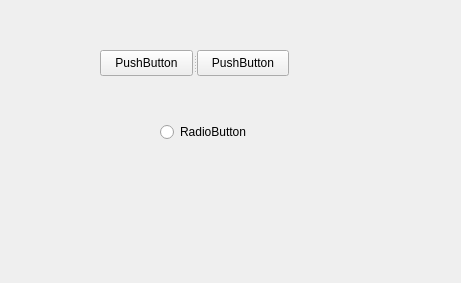
<?xml version="1.0" encoding="UTF-8"?>
<ui version="4.0">
 <class>Form</class>
 <widget class="QWidget" name="Form">
  <property name="geometry">
   <rect>
    <x>0</x>
    <y>0</y>
    <width>461</width>
    <height>283</height>
   </rect>
  </property>
  <property name="windowTitle">
   <string>Form</string>
  </property>
  <widget class="QRadioButton" name="radioButton">
   <property name="geometry">
    <rect>
     <x>160</x>
     <y>120</y>
     <width>96</width>
     <height>24</height>
    </rect>
   </property>
   <property name="text">
    <string>RadioButton</string>
   </property>
  </widget>
  <widget class="QSplitter" name="splitter">
   <property name="geometry">
    <rect>
     <x>100</x>
     <y>50</y>
     <width>189</width>
     <height>26</height>
    </rect>
   </property>
   <property name="orientation">
    <enum>Qt::Horizontal</enum>
   </property>
   <widget class="QPushButton" name="pushButton">
    <property name="text">
     <string>PushButton</string>
    </property>
   </widget>
   <widget class="QPushButton" name="pushButton_2">
    <property name="text">
     <string>PushButton</string>
    </property>
   </widget>
  </widget>
 </widget>
 <resources/>
 <connections>
  <connection>
   <sender>pushButton</sender>
   <signal>clicked()</signal>
   <receiver>radioButton</receiver>
   <slot>click()</slot>
   <hints>
    <hint type="sourcelabel">
     <x>137</x>
     <y>64</y>
    </hint>
    <hint type="destinationlabel">
     <x>190</x>
     <y>137</y>
    </hint>
   </hints>
  </connection>
  <connection>
   <sender>pushButton_2</sender>
   <signal>clicked()</signal>
   <receiver>radioButton</receiver>
   <slot>toggle()</slot>
   <hints>
    <hint type="sourcelabel">
     <x>246</x>
     <y>75</y>
    </hint>
    <hint type="destinationlabel">
     <x>229</x>
     <y>124</y>
    </hint>
   </hints>
  </connection>
 </connections>
</ui>
